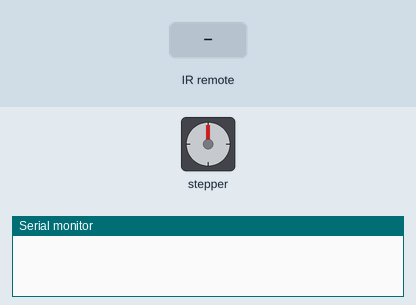
A sketch run on a simulated Arduino Uno, built with avr-gcc and run on an emulated ATmega328P. Parts: stepper motor, the last lines printed to the serial monitor. The inputs (shaded band) are chosen by the test bench. Stepper angles assume 2048 steps per turn.

Above: at 1.2 s.
1.3 s: infrared code 0xFFC23D received
At 2.8 s:
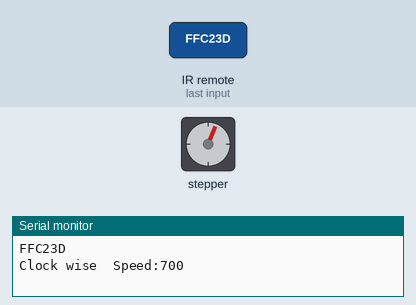
3.1 s: infrared code 0xFFFFFFFF received
At 4.4 s:
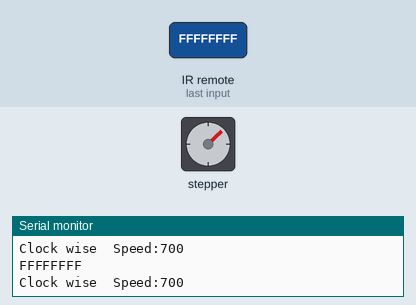
4.9 s: infrared code 0xFF22DD received
At 6.4 s:
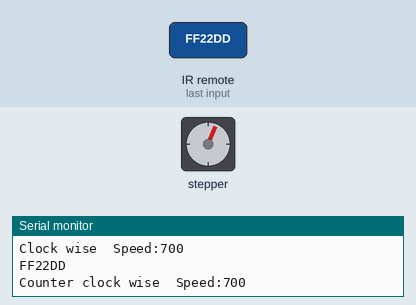
Timing chart, 0 to 7.9 s (numbered marks = the images above; inputs shaded):
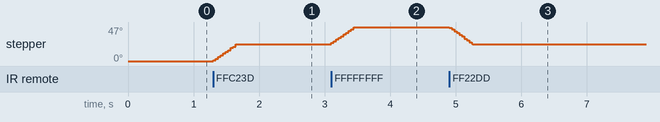

The sketch:

Robotics_Stepper_Infrared.ino
```cpp
/*
The goal of this program is to control a stepper motor by using and infrared remote control
The direction will be controlled with the arrows left and right, and the speed with the volume buttons

Reading infrared, stepper motor

*/

#include <Stepper.h> //Stepper Library

#include <IRremote.h> // Include IR Remote Library

//---------------------------------------------------------
//This part is for IR
const int RECV_PIN = 4; // Define sensor pin


IRrecv irrecv(RECV_PIN); // Define IR Receiver and Results Objects
decode_results results;

//--------------------------------------------------------
//This part is for the Stepper
const float STEPS_PER_REV = 32; // Number of steps per internal motor revolution

const float GEAR_RED = 64; //  Amount of Gear Reduction

const float STEPS_PER_OUT_REV = STEPS_PER_REV * GEAR_RED; // Number of steps per geared output rotation

int StepsRequired; // Number of Steps Required

Stepper steppermotor(STEPS_PER_REV, 8, 10, 9, 11); //define the pins used for the stepper

//--------------------------------------------------------


// Define variable to store last code received
unsigned long lastCode;

int speed=700; //initial speed

void setup(){

  Serial.begin(9600); //initialize Serial monitor
  // Enable the IR Receiver
  irrecv.enableIRIn();
}

void loop(){
  if (irrecv.decode(&results)){
    // Print Code to debug
        Serial.println(results.value, HEX); //print in HEX

        if(results.value == 0xFFFFFFFF) //FFFFFFFF is used to indicate when a value is repated
        {
          // If Repeat then use last code received
          results.value = lastCode;
        }

        if(results.value==0xFF629D){ //speed +
            lastCode = results.value;  //store the value of the code read in lastCode
            speed=speed+10; //increase the speed by ten
            if (speed>700){speed=700;} //the limit for the speed is 700, it cannot be passed
            Serial.print(" Speed:");
            Serial.println(speed); //print speed to debug
        }

        if(results.value==0xFFA857){ //speed -
            lastCode = results.value; //store the value of the code read in lastCode
            speed=speed-10; //decrease the speed by 10
            if (speed<10){speed=10;} //it is possible to decrease the speed until 10
            Serial.print(" Speed:");
            Serial.println(speed); //print speed to debug
        }

        if(results.value==0xFFC23D){ //Clock wise
            lastCode = results.value; //store the value of the code read in lastCode
            StepsRequired  = STEPS_PER_OUT_REV/15; //15 is the number that worked the best for this case
            steppermotor.setSpeed(speed); //move the stepper with x speed

            //print to debug
            Serial.print("Clock wise ");
            Serial.print(" Speed:");
            Serial.println(speed);
            steppermotor.step(StepsRequired); //move the stepper
        }
        if(results.value==0xFF22DD){ //Counter Clock wise
            lastCode = results.value;  //store the value of the code read in lastCode
            StepsRequired  = - STEPS_PER_OUT_REV/15; //in this case the value is negative to indicate that is ccw
            steppermotor.setSpeed(speed);  //move the stepper with x speed

            //print to debug
            Serial.print("Counter clock wise ");
            Serial.print(" Speed:");
            Serial.println(speed);
            steppermotor.step(StepsRequired); //move the stepper
        }

        irrecv.resume();
  }

}
```

Measured:
- after the input at 1.3 s, stepper: turns 23° clockwise in 0.34 s, starting at once
- after the input at 3.1 s, stepper: turns 24° clockwise in 0.34 s, starting at once
- after the input at 4.9 s, stepper: turns 24° counter-clockwise in 0.36 s, starting at once
